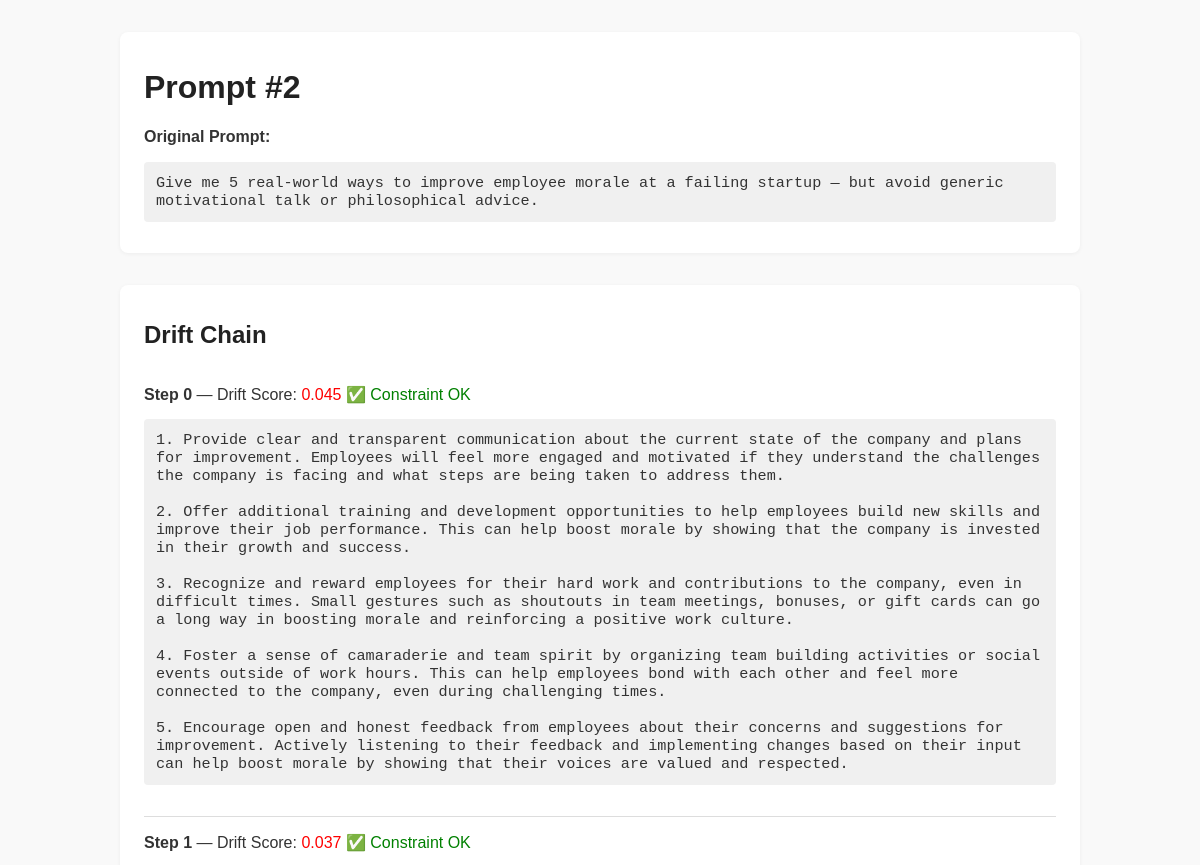
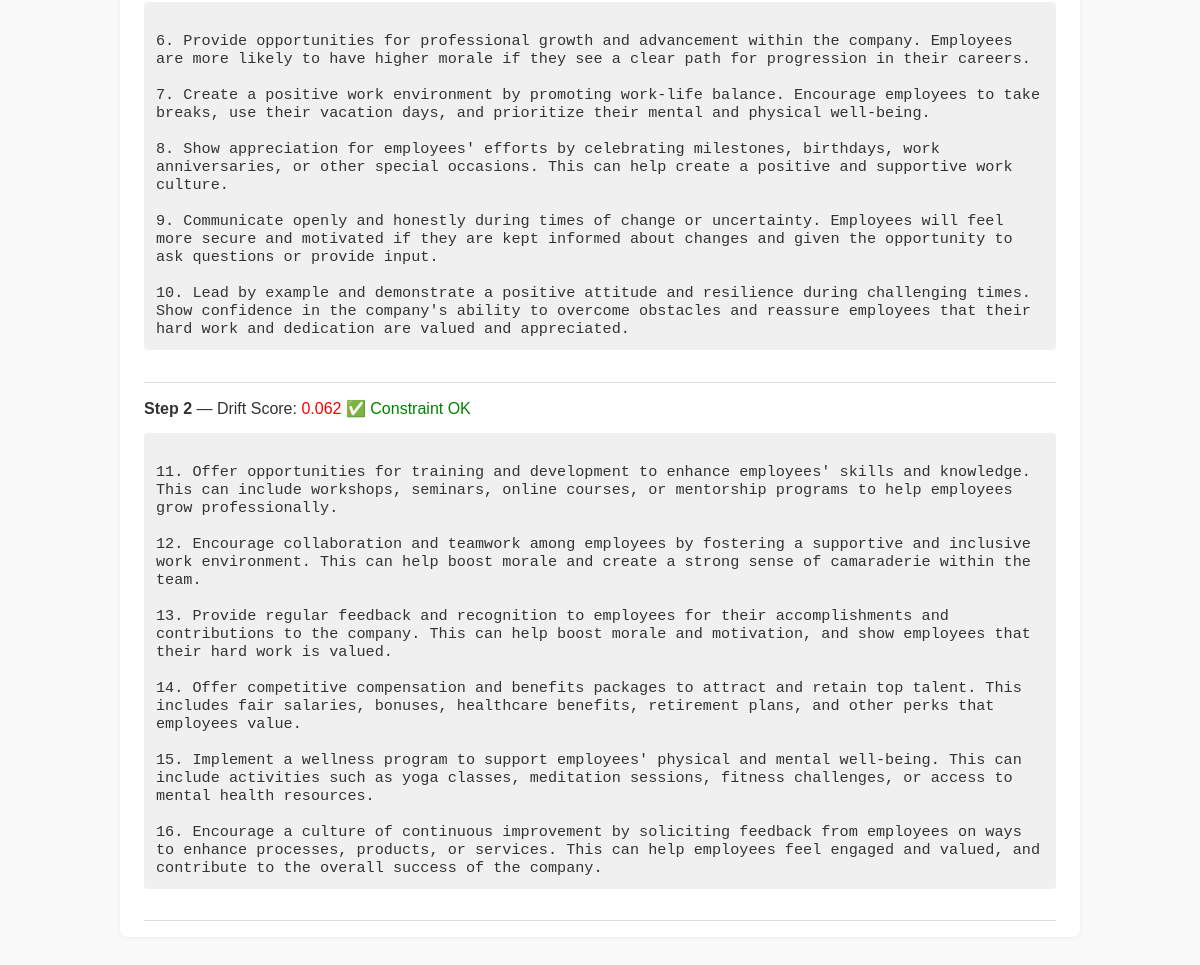
Screenshot of /history/2 with the database file from the repository (2 pictures, top to bottom).
### tables this page shows
CREATE TABLE prompts (
            id INTEGER PRIMARY KEY AUTOINCREMENT,
            text TEXT NOT NULL,
            timestamp DATETIME DEFAULT CURRENT_TIMESTAMP
        , created_at TEXT DEFAULT '');

CREATE TABLE outputs (
            id INTEGER PRIMARY KEY AUTOINCREMENT,
            prompt_id INTEGER,
            step INTEGER,
            content TEXT,
            drift_score REAL,
            violation BOOLEAN,
            FOREIGN KEY(prompt_id) REFERENCES prompts(id)
        );

### app.py (the view)
@app.route('/history/<int:prompt_id>')
def view_prompt(prompt_id):
    prompt, outputs, recoveries = get_prompt_details(prompt_id)
    return render_template('prompt_detail.html',
                           prompt_id=prompt_id,
                           prompt=prompt,
                           outputs=outputs,
                           recoveries=recoveries)

### db.py (called while the page is built)
def get_db():
    conn = sqlite3.connect(DB)
    conn.row_factory = sqlite3.Row
    return conn

def get_prompt_details(prompt_id):
    conn = get_db()
    cur = conn.cursor()
    cur.execute("SELECT text FROM prompts WHERE id = ?", (prompt_id,))
    prompt = cur.fetchone()[0]
    cur.execute("SELECT step, content, drift_score, violation FROM outputs WHERE prompt_id = ? ORDER BY step ASC", (prompt_id,))
    rows = cur.fetchall()
    outputs = []
    for row in rows:
        outputs.append({
            'step': row[0],
            'text': row[1],
            'score': row[2],
            'violation': row[3]
        })
    cur.execute("SELECT recovery_prompt, recovery_output, recovery_score FROM recoveries WHERE prompt_id = ?", (prompt_id,))
    recoveries = cur.fetchall()
    conn.close()
    return prompt, outputs, recoveries

### templates/prompt_detail.html (shortened to what this page needs)
<!DOCTYPE html>
<html>
<head>
    <link rel="stylesheet" href="{{ url_for('static', filename='styles.css') }}">
</head>
<body>
<div class="container">
    <div class="section-box">
        <h1>Prompt #{{ prompt_id }}</h1>
        <p><strong>Original Prompt:</strong></p>
        <pre>{{ prompt }}</pre>
    </div>
    <div class="section-box">
        <h2>Drift Chain</h2>
        {% for out in outputs %}
            <div class="drift-row">
                <strong>Step {{ out.step }}</strong> —
                Drift Score:
                <span class="{% if out.score < 0.4 %}score-bad{% else %}score-ok{% endif %}">{{ out.score }}</span>
                {% if out.violation %}
                    <span style="color: red;">🚫 Constraint Violated</span>
                {% else %}
                    <span style="color: green;">✅ Constraint OK</span>
                {% endif %}
                <pre>{{ out.text }}</pre>
            </div>
        {% endfor %}
    </div>
</div>
</body>
</html>

### templates/prompt_detail.html (style rules this page uses)
body { font-family: Arial, sans-serif; margin: 0; padding: 2rem; background-color: #f9f9f9; color: #333; }
.container { max-width: 960px; margin: auto; }
h1, h2 { color: #222; }
.section-box { background: white; padding: 1rem 1.5rem; margin-bottom: 2rem; border-radius: 8px; box-shadow: 0 1px 4px rgba(0,0,0,0.05); }
pre { white-space: pre-wrap; word-wrap: break-word; background: #f0f0f0; padding: 0.75rem; border-radius: 4px; font-size: 0.95rem; overflow-x: auto; }
.drift-row { border-bottom: 1px solid #ddd; padding: 1rem 0; }
.score-bad { color: red; }

### rows the page displays
prompts: text "Give me 5 real-world ways to improve employee morale at a failing startup — but avoid generic motivational talk or philosophical advice."
outputs: step "0", score "0.045", violation "✅ Constraint OK", text "1. Provide clear and transparent communication about the current state of the company and plans for improvement. Employees will feel more engaged and motivated if they understand the challenges the company is facing and what steps are being taken to address them. 2. Offer additional training and development opportunities to help employees build new skills and improve their job performance. This can help boost morale by showing that the company is invested in their growth and success. 3. Recognize and reward employees for their hard work and contributions to the company, even in difficult times. Small gestures such as shoutouts in team meetings, bonuses, or gift cards can go a long way in…"
outputs: step "1", score "0.037", violation "✅ Constraint OK", text "6. Provide opportunities for professional growth and advancement within the company. Employees are more likely to have higher morale if they see a clear path for progression in their careers. 7. Create a positive work environment by promoting work-life balance. Encourage employees to take breaks, use their vacation days, and prioritize their mental and physical well-being. 8. Show appreciation for employees' efforts by celebrating milestones, birthdays, work anniversaries, or other special occasions. This can help create a positive and supportive work culture. 9. Communicate openly and honestly during times of change or uncertainty. Employees will feel more secure and motivated if they are…"
outputs: step "2", score "0.062", violation "✅ Constraint OK", text "11. Offer opportunities for training and development to enhance employees' skills and knowledge. This can include workshops, seminars, online courses, or mentorship programs to help employees grow professionally. 12. Encourage collaboration and teamwork among employees by fostering a supportive and inclusive work environment. This can help boost morale and create a strong sense of camaraderie within the team. 13. Provide regular feedback and recognition to employees for their accomplishments and contributions to the company. This can help boost morale and motivation, and show employees that their hard work is valued. 14. Offer competitive compensation and benefits packages to attract and…"

### other values shown
{{ prompt_id }} "2"
